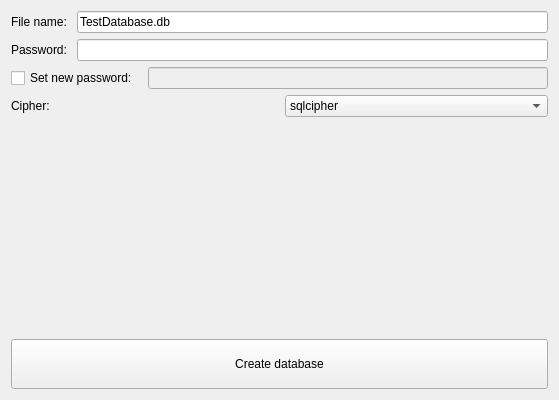
<?xml version="1.0" encoding="UTF-8"?>
<ui version="4.0">
 <class>QSQLite3MultipleCiphersDemoClass</class>
 <widget class="QMainWindow" name="QSQLite3MultipleCiphersDemoClass">
  <property name="geometry">
   <rect>
    <x>0</x>
    <y>0</y>
    <width>559</width>
    <height>400</height>
   </rect>
  </property>
  <property name="windowTitle">
   <string>QSQLite3MultipleCiphersDemo</string>
  </property>
  <property name="locale">
   <locale language="English" country="UnitedStates"/>
  </property>
  <widget class="QWidget" name="centralWidget">
   <layout class="QVBoxLayout" name="verticalLayout">
    <item>
     <layout class="QHBoxLayout" name="horizontalLayout">
      <property name="spacing">
       <number>10</number>
      </property>
      <item>
       <widget class="QLabel" name="label">
        <property name="text">
         <string>File name:</string>
        </property>
       </widget>
      </item>
      <item>
       <widget class="QLineEdit" name="fileName">
        <property name="text">
         <string>TestDatabase.db</string>
        </property>
       </widget>
      </item>
     </layout>
    </item>
    <item>
     <layout class="QHBoxLayout" name="horizontalLayout_2">
      <property name="spacing">
       <number>10</number>
      </property>
      <item>
       <widget class="QLabel" name="label_2">
        <property name="text">
         <string>Password:</string>
        </property>
       </widget>
      </item>
      <item>
       <widget class="QLineEdit" name="password"/>
      </item>
     </layout>
    </item>
    <item>
     <layout class="QHBoxLayout" name="horizontalLayout_3">
      <property name="spacing">
       <number>10</number>
      </property>
      <item>
       <widget class="QCheckBox" name="setNewPassword">
        <property name="text">
         <string>Set new password:</string>
        </property>
       </widget>
      </item>
      <item>
       <widget class="QLineEdit" name="newPassword">
        <property name="enabled">
         <bool>false</bool>
        </property>
       </widget>
      </item>
     </layout>
    </item>
    <item>
     <layout class="QHBoxLayout" name="horizontalLayout_4">
      <property name="spacing">
       <number>10</number>
      </property>
      <item>
       <widget class="QLabel" name="label_3">
        <property name="text">
         <string>Cipher:</string>
        </property>
       </widget>
      </item>
      <item>
       <widget class="QComboBox" name="cipher">
        <property name="currentIndex">
         <number>3</number>
        </property>
        <item>
         <property name="text">
          <string>aes128cbc</string>
         </property>
        </item>
        <item>
         <property name="text">
          <string>aes256cbc</string>
         </property>
        </item>
        <item>
         <property name="text">
          <string>chacha20</string>
         </property>
        </item>
        <item>
         <property name="text">
          <string>sqlcipher</string>
         </property>
        </item>
        <item>
         <property name="text">
          <string>rc4</string>
         </property>
        </item>
        <item>
         <property name="text">
          <string>ascon128</string>
         </property>
        </item>
       </widget>
      </item>
     </layout>
    </item>
    <item>
     <spacer name="verticalSpacer">
      <property name="orientation">
       <enum>Qt::Vertical</enum>
      </property>
      <property name="sizeHint" stdset="0">
       <size>
        <width>20</width>
        <height>40</height>
       </size>
      </property>
     </spacer>
    </item>
    <item>
     <widget class="QPushButton" name="createDatabaseButton">
      <property name="minimumSize">
       <size>
        <width>0</width>
        <height>50</height>
       </size>
      </property>
      <property name="text">
       <string>Create database</string>
      </property>
     </widget>
    </item>
   </layout>
  </widget>
 </widget>
 <layoutdefault spacing="6" margin="11"/>
 <resources>
  <include location="QSQLite3MultipleCiphersDemo.qrc"/>
 </resources>
 <connections>
  <connection>
   <sender>setNewPassword</sender>
   <signal>toggled(bool)</signal>
   <receiver>newPassword</receiver>
   <slot>setEnabled(bool)</slot>
   <hints>
    <hint type="sourcelabel">
     <x>119</x>
     <y>79</y>
    </hint>
    <hint type="destinationlabel">
     <x>145</x>
     <y>98</y>
    </hint>
   </hints>
  </connection>
 </connections>
</ui>
